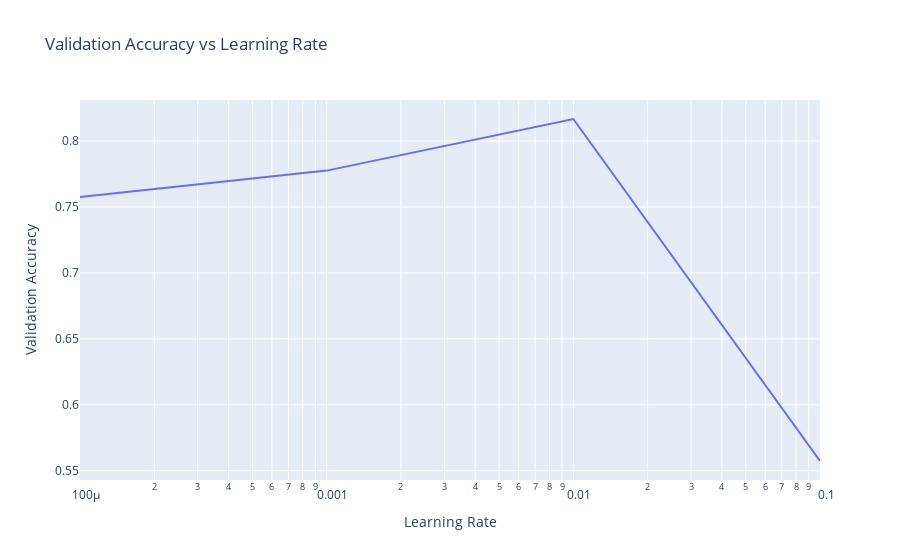

The notebook cell this image was saved under:
### Code cell
px.line(
    x=learning_rates,
    y=val_accuracy_per_lr.values(),
    log_x=True,
    labels={"y": "Validation Accuracy", "x": "Learning Rate"},
    title="Validation Accuracy vs Learning Rate",
)

### Figure 1 — Plotly figure (JSON) as saved in the notebook; plotly's stock layout.template omitted (floating-point values rounded to 4 significant figures)
{"data": [{"hovertemplate": "Learning Rate=%{x}<br>Validation Accuracy=%{y}<extra></extra>", "legendgroup": "", "line": {"color": "#636efa", "dash": "solid"}, "marker": {"symbol": "circle"}, "mode": "lines", "name": "", "orientation": "v", "showlegend": false, "type": "scatter", "x": [0.1, 0.01, 0.001, 0.0001], "xaxis": "x", "y": [0.5574, 0.8167, 0.7776, 0.7577], "yaxis": "y"}], "layout": {"legend": {"tracegroupgap": 0}, "title": {"text": "Validation Accuracy vs Learning Rate"}, "xaxis": {"anchor": "y", "domain": [0, 1], "title": {"text": "Learning Rate"}, "type": "log"}, "yaxis": {"anchor": "x", "domain": [0, 1], "title": {"text": "Validation Accuracy"}}}}
